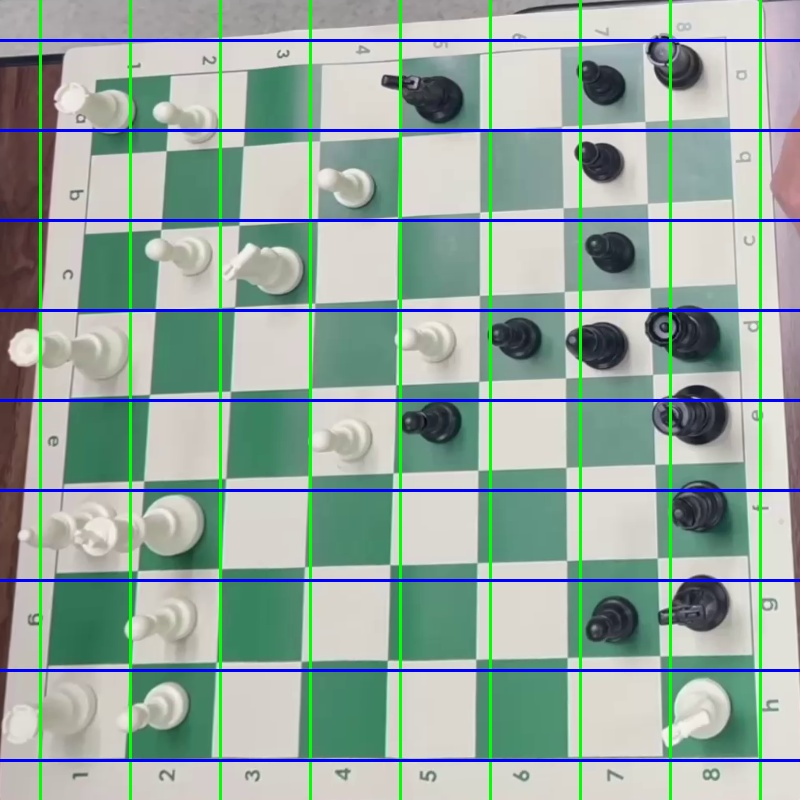
#> input picture debug/grid_overlay.jpg, 800 x 800 px
$ python -i fix_board_detection.py   (imports and definitions only)
#> lines starting #> are read from the running program, lines starting #| are printed output that depends on the picture; after the words box and inside, x2 and y2 are one past the last pixel; in counts of white or black regions, pixels touching at a corner belong together
#> further down, picture is the input picture: shape (800, 800, 3); mean B, G, R 160, 169.2, 149.2
#!/usr/bin/env python3
"""
Improve board detection using multiple strategies including HSV masking and contour detection.
"""

import cv2
import numpy as np
import os
from pathlib import Path

def detect_board_hsv_mask(bgr, debug=False):
    """
    Detect chessboard using HSV color masking to find the board area
    """
#> called with debug = False
    hsv = cv2.cvtColor(bgr, cv2.COLOR_BGR2HSV)
#> hsv: shape (800, 800, 3); mean H, S, V 57.8, 57.8, 180.1
    h, w = bgr.shape[:2]
#> h = 800; w = 800

    # Multiple HSV ranges for different board colors
    ranges = [
        # Light wooden boards
        ([5, 20, 80], [25, 100, 220]),
        # Dark wooden boards
        ([0, 15, 40], [20, 80, 120]),
        # White/cream boards
        ([0, 0, 150], [180, 30, 255]),
        # Green tournament boards
        ([35, 40, 40], [85, 255, 200])
    ]

    best_mask = None
    best_area = 0

    for (lower, upper) in ranges:
        lower = np.array(lower, dtype=np.uint8)
        upper = np.array(upper, dtype=np.uint8)

        mask = cv2.inRange(hsv, lower, upper)

        # Clean up mask
        kernel = cv2.getStructuringElement(cv2.MORPH_RECT, (5, 5))
        mask = cv2.morphologyEx(mask, cv2.MORPH_CLOSE, kernel)
        mask = cv2.morphologyEx(mask, cv2.MORPH_OPEN, kernel)

        # Find largest contour
        contours, _ = cv2.findContours(mask, cv2.RETR_EXTERNAL, cv2.CHAIN_APPROX_SIMPLE)

        if contours:
            largest = max(contours, key=cv2.contourArea)
            area = cv2.contourArea(largest)

            # Must be reasonable size (at least 20% of image)
            if area > (h * w * 0.2) and area > best_area:
                best_area = area
                best_mask = mask
#> this loop made 4 passes
#> area on passes 1 to 4: 2667, 322, 6929, 7481.5
#> pass 1, in detect_board_hsv_mask, `mask = cv2.inRange(hsv, lower, upper)`:
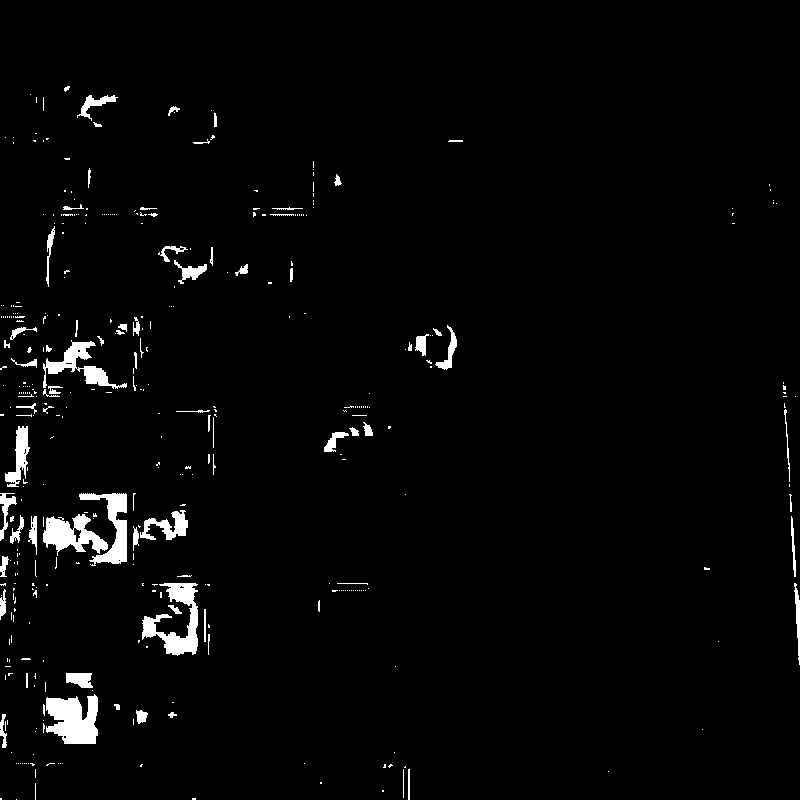
#> mask: shape (800, 800); 2.5% white; 386 white regions (306 under 20 px), largest, box (x1, y1, x2, y2) and area: (46, 694, 98, 744) 1914, (142, 583, 198, 656) 1746, (43, 514, 108, 556) 1422
#> pass 1, in detect_board_hsv_mask, `mask = cv2.morphologyEx(mask, cv2.MORPH_CLOSE, kernel)`:
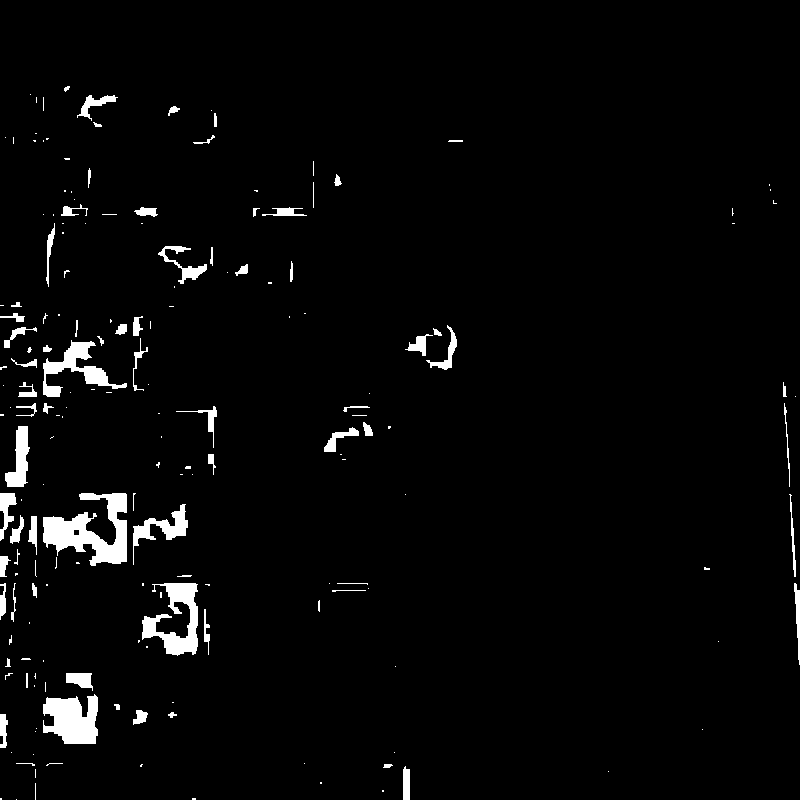
#> mask: shape (800, 800); 2.9% white; 183 white regions (109 under 20 px), largest, box (x1, y1, x2, y2) and area: (43, 493, 127, 566) 3066, (43, 694, 98, 744) 2032, (142, 583, 198, 656) 1932
#> pass 1, in detect_board_hsv_mask, `mask = cv2.morphologyEx(mask, cv2.MORPH_OPEN, kernel)`:
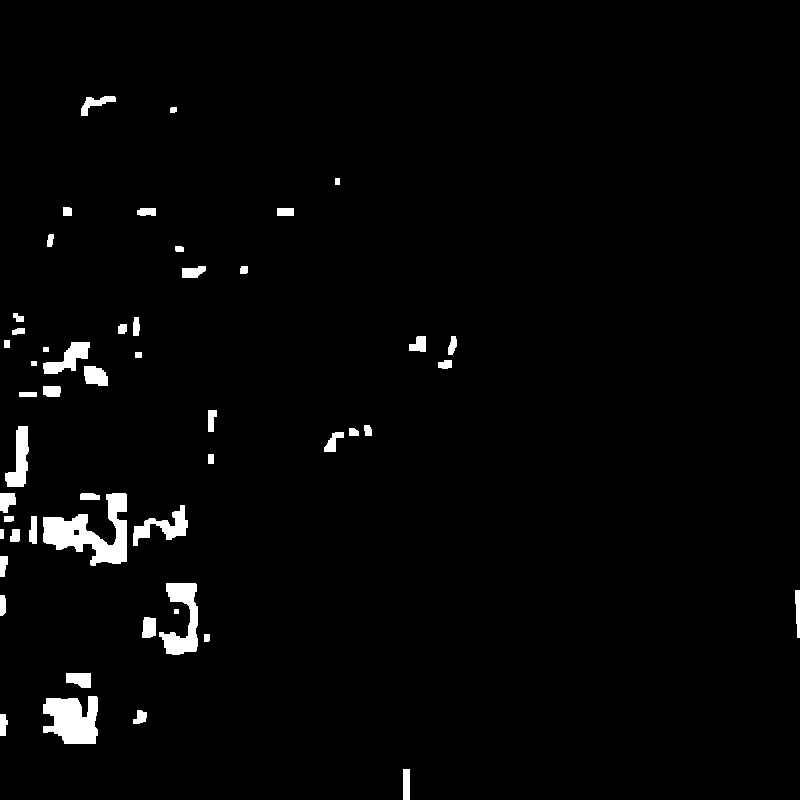
#> mask: shape (800, 800); 2.2% white; 51 white regions, largest, box (x1, y1, x2, y2) and area: (43, 493, 127, 566) 2844, (43, 696, 98, 744) 2014, (159, 583, 198, 655) 1451
#> pass 2, in detect_board_hsv_mask, `mask = cv2.inRange(hsv, lower, upper)`:
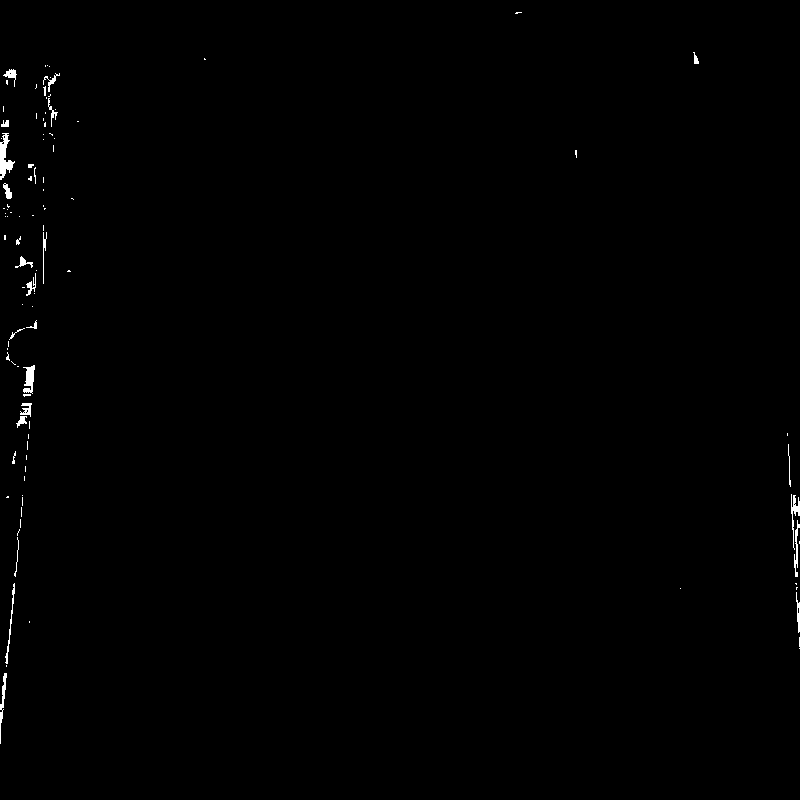
#> mask: shape (800, 800); 0.41% white; 101 white regions (74 under 20 px), largest, box (x1, y1, x2, y2) and area: (0, 133, 15, 180) 324, (23, 365, 35, 394) 210, (791, 494, 800, 550) 170
#> after the loop:
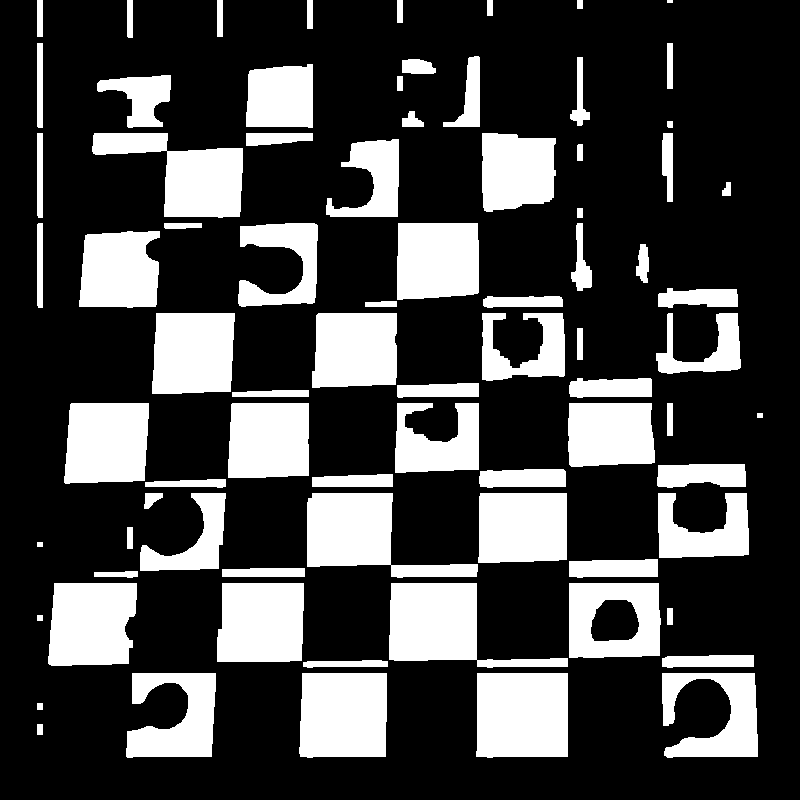
#> mask: shape (800, 800); 26.5% white; 79 white regions (1 under 20 px), largest, box (x1, y1, x2, y2) and area: (476, 673, 568, 758) 7656, (389, 583, 568, 668) 7465, (299, 673, 387, 758) 7212
#> after the loop, best_area = 0

    if best_mask is None:
        return None

    # Find board contour from best mask
    contours, _ = cv2.findContours(best_mask, cv2.RETR_EXTERNAL, cv2.CHAIN_APPROX_SIMPLE)
    if not contours:
        return None

    largest = max(contours, key=cv2.contourArea)

    # Approximate to quadrilateral
    epsilon = 0.02 * cv2.arcLength(largest, True)
    approx = cv2.approxPolyDP(largest, epsilon, True)

    if len(approx) == 4:
        if debug:
            print("[HSV] Found 4-point contour ✓")
        return approx.reshape(4, 2).astype(np.float32)

    # If not 4 points, use bounding rect
    x, y, w_rect, h_rect = cv2.boundingRect(largest)

    if debug:
        print(f"[HSV] Using bounding rect: {w_rect}x{h_rect}")

    return np.array([
        [x, y],
        [x + w_rect, y],
        [x + w_rect, y + h_rect],
        [x, y + h_rect]
    ], dtype=np.float32)

# [276 lines left out: functions detect_board_edges_hough, detect_board_contours, improved_board_detection, validate_corners, order_corners, not called in this run]

# [46 lines not run here, left out]

>>> import cv2
>>> picture = cv2.imread('../debug/grid_overlay.jpg')
>>> result = detect_board_hsv_mask(picture)
